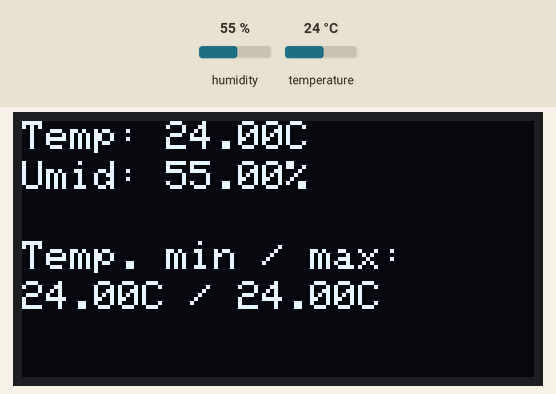
Simulated run of this sketch. Board: ESP32. Shown: 128×64 one-colour display. Inputs (shaded band) come from the test bench; at power-on: humidity 55 %, temperature 24 °C. What the sketch prints to the serial monitor is not drawn.

Above: at 1.2 s.
1.3 s: humidity set to 22 %
At 5.6 s:
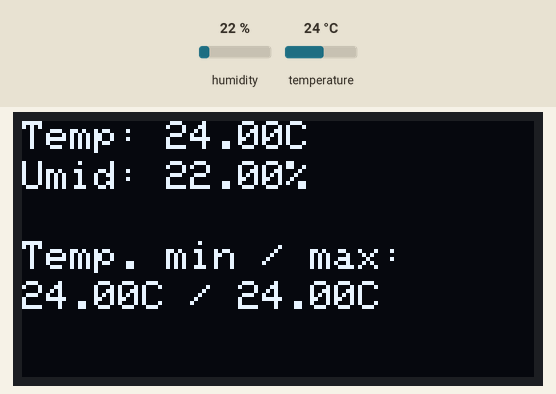
7.3 s: temperature set to 12 °C
At 11.3 s:
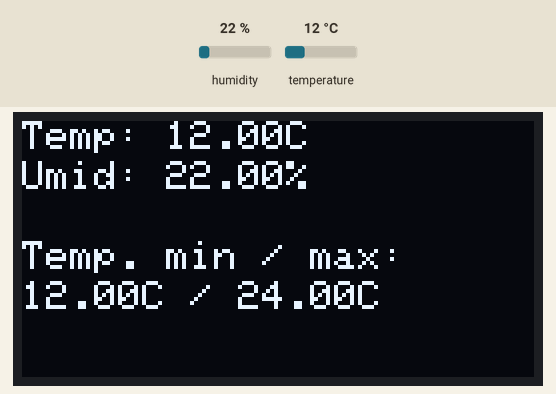
13.3 s: humidity set to 40 %
At 15.9 s:
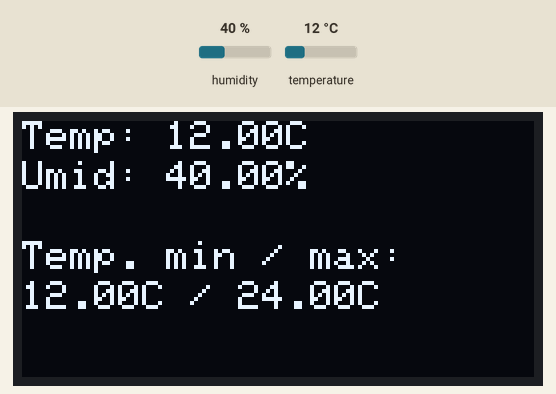
19.3 s: temperature set to 19 °C
Timing chart, 0 to 22.3 s (numbered marks = the images above; inputs shaded):
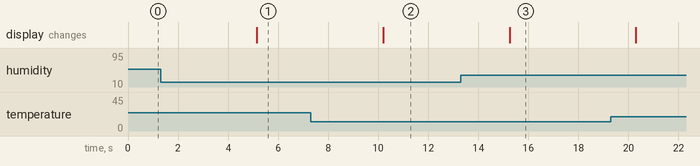

Measured:
- after the input at 1.3 s, the display: changes after 3.8 s (image 1)
- after the input at 7.3 s, the display: changes after 2.9 s (image 2)
- after the input at 13.3 s, the display: changes after 1.9 s (image 3)

The sketch:

leitura_temp_umid_local.ino
```cpp
#include <DHT.h>
#include <Wire.h>
#include <Adafruit_GFX.h>
#include <Adafruit_SSD1306.h>

#define DHTPIN    13 /* (GPIO 13) */
#define OLED_ADDR 0x3c /* Endereço I2C do display */

#define SCREEN_WIDTH 128 /* Configuração da resolucao do display (este modulo possui display 128x64) */
#define SCREEN_HEIGHT 64

#define DHTTYPE DHT11   // DHT 11
/* #define DHTTYPE DHT22   // DHT 22  (AM2302), AM2321 */
/* #define DHTTYPE DHT21   // DHT 21 (AM2301) */

DHT dht(DHTPIN, DHTTYPE); /* objeto para comunicação com sensor DHT */

Adafruit_SSD1306 display(SCREEN_WIDTH, SCREEN_HEIGHT, &Wire, 16); /* objeto do display */

float temperatura_max;
float temperatura_min;

void atualiza_temperatura_max_e_minima(float temp_lida);
void envia_medicoes_para_serial(float temp_lida, float umid_lida);
void escreve_temperatura_umidade_display(float temp_lida, float umid_lida);

void atualiza_temperatura_max_e_minima(float temp_lida)
{
  if (!isnan(temp_lida) && (isnan(temperatura_max) || isnan(temperatura_min))){
    temperatura_max = temp_lida;
    temperatura_min = temp_lida;
  } else {
    if (temp_lida > temperatura_max)
      temperatura_max = temp_lida;

    if (temp_lida < temperatura_min)
      temperatura_min = temp_lida;
  }
}

void envia_medicoes_para_serial(float temp_lida, float umid_lida)
{
  char mensagem[200];
  char i;

  Serial.println(" ");

  memset(mensagem,0,sizeof(mensagem));
  sprintf(mensagem,"- Temperatura: %.2f °C", temp_lida);
  Serial.println(mensagem);

  memset(mensagem,0,sizeof(mensagem));
  sprintf(mensagem,"- Umidade atual: %.2f",umid_lida);
  Serial.print(mensagem);
  Serial.println("%");

  memset(mensagem,0,sizeof(mensagem));
  sprintf(mensagem,"- Temperatura maxima: %.2f °C", temperatura_max);
  Serial.println(mensagem);

  memset(mensagem,0,sizeof(mensagem));
  sprintf(mensagem,"- Temperatura minima: %.2f °C", temperatura_min);
  Serial.println(mensagem);
}

void escreve_temperatura_umidade_display(float temp_lida, float umid_lida)
{
    char str_temp[10] = {0};
    char str_umid[10] = {0};
    char str_temp_max_min[20] = {0};

    sprintf(str_temp, "%.2fC", temp_lida);
    sprintf(str_umid, "%.2f", umid_lida);
    sprintf(str_temp_max_min, "%.2fC / %.2fC", temperatura_min, temperatura_max);

    display.clearDisplay();
    display.setCursor(0, 0);
    display.print("Temp: ");
    display.println(str_temp);
    display.setCursor(0, 10);
    display.print("Umid: ");
    display.print(str_umid);
    display.println("%");
    display.setCursor(0, 20);
    display.println(" ");
    display.setCursor(0, 30);
    display.println("Temp. min / max:");
    display.setCursor(0, 40);
    display.print(str_temp_max_min);
    display.display();
}

int cont = 0;

void setup() {
  Serial.begin(115200);
  dht.begin();

  temperatura_max = dht.readTemperature(); /* inicializa temperaturas máxima */
  temperatura_min = temperatura_max; /* inicializa temperaturas máxima e mínima */

  Wire.begin(4, 15); /* inicializa display OLED */

 if(!display.begin(SSD1306_SWITCHCAPVCC, OLED_ADDR))
     Serial.println("Display OLED: falha ao inicializar");
 else
 {
     Serial.println("Display OLED: inicializacao ok");
     display.clearDisplay(); /* Limpa display */
     display.setTextSize(1); /* Configura tamanho de fonte */
     display.setTextColor(WHITE); /* Configura cor */
 }
}

void loop() {
  float temperatura_lida;
  float umidade_lida;

  temperatura_lida = dht.readTemperature(); /* Faz a leitura de temperatura do sensor */
  umidade_lida = dht.readHumidity(); /* Faz a leitura de umidade do sensor */

  /* Se houver falha na leitura do sensor, escreve mensagem de erro */
  if ( isnan(temperatura_lida) || isnan(umidade_lida) ) {
    cont++;
    Serial.print(cont);
    Serial.print(" - Erro ao ler sensor DHT");
    Serial.println(DHTTYPE);

    display.clearDisplay();
    display.setCursor(0, 0);
    display.print("DHT");
    display.println(DHTTYPE);
    display.setCursor(0, 10);
    display.print("Erro ao ler sensor");
    display.setCursor(0, 20);
    display.print("Tentativa ");
    display.println(cont);
    display.display();
  } else {
    atualiza_temperatura_max_e_minima(temperatura_lida);
    envia_medicoes_para_serial(temperatura_lida, umidade_lida);
    escreve_temperatura_umidade_display(temperatura_lida, umidade_lida);
    cont = 0;
  }

  delay(5000); /* espera cinco segundos até a próxima leitura  */
}
```
